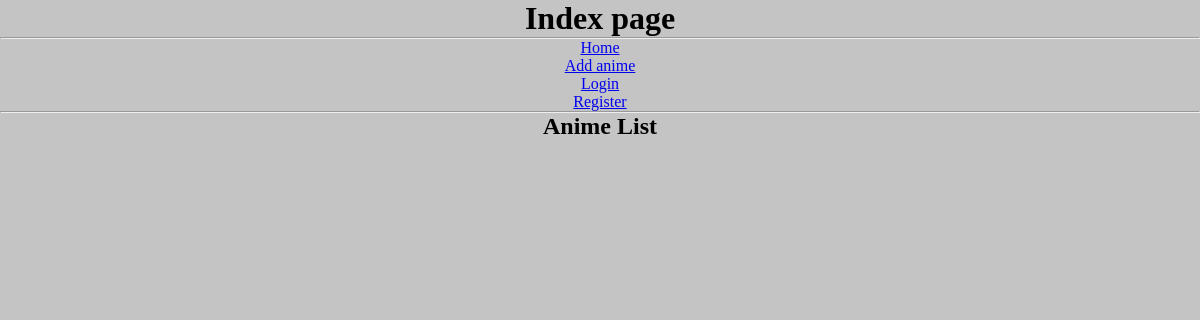
Before: / with the older database file.
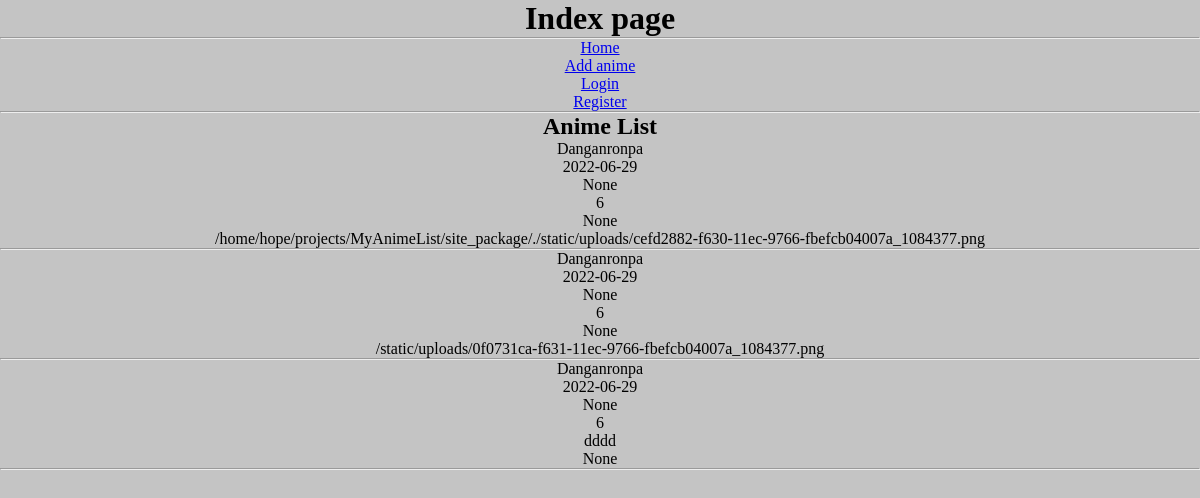
After: the same page with the newer database file.
### site_package/models.py (models this page shows, shortened)
class Anime(db.Model):
    id = db.Column(db.Integer(), primary_key=True)
    name = db.Column(db.String(length=60), nullable=False)
    alternative_name = db.Column(db.String(length=60), nullable=True)
    release = db.Column(db.Date(), nullable=False)
    description = db.Column(db.String(length=1024), nullable=True)
    grade = db.Column(db.Integer(), nullable=True)
    img = db.Column(db.String(), nullable=True)

### site_package/routes.py (the view)
@app.route('/')
def index_page():
    return render_template('index.html', title="Index page", animes=Anime.query.all())

### site_package/templates/index.html (shortened to what this page needs)
{% extends "base.html" %}
{% block content %}
{{ super() }}
<h2>Anime List</h2>
<ul>
{% for anime in animes %}
<li>
    <p>{{ anime.name }}</p>
    <p>{{ anime.release }}</p>
    <p>{{ anime.description }}</p>
    <p>{{ anime.grade }}</p>
    <p>{{ anime.alternative_name }}</p>
    <p>{{ anime.img }}</p>
    <hr>
</li>
{% endfor %}
</ul>
{% endblock %}

### site_package/templates/base.html (shortened to what this page needs)
<!DOCTYPE html>
<html lang="en">
<head>
    <link rel="stylesheet" href="{{ url_for('static', filename='css/styles.css') }}">
</head>
<body>
{% block content -%}
    <h1>{{ title }}</h1>
    {% block mainmenu -%}
<hr>
    <ul>
        <li><a href="{{ url_for('index_page') }}">Home</a></li>
        <li><a href="{{ url_for('add_anime_page') }}">Add anime</a></li>
        <li><a href="{{ url_for('login_page') }}">Login</a></li>
        <li><a href="{{ url_for('register_page') }}">Register</a></li>
    </ul>
<hr>
    {% endblock -%}
{% endblock -%}
</body>
</html>

### site_package/static/css/styles.css (style rules this page uses)
* { padding: 0; margin: 0; }
body { background-color: #c4c4c4; color: black; text-align: center; }

Changed rows visible on the page:
added Anime: name "Danganronpa", release "2022-06-29", description "None", grade "6", alternative_name "None", img "/home/hope/projects/MyAnimeList/site_package/./static/uploads/cefd2882-f630-11ec-9766-fbefcb04007a_1084377.png"
added Anime: name "Danganronpa", release "2022-06-29", description "None", grade "6", alternative_name "None", img "/static/uploads/0f0731ca-f631-11ec-9766-fbefcb04007a_1084377.png"
added Anime: name "Danganronpa", release "2022-06-29", description "None", grade "6", alternative_name "dddd", img "None"
